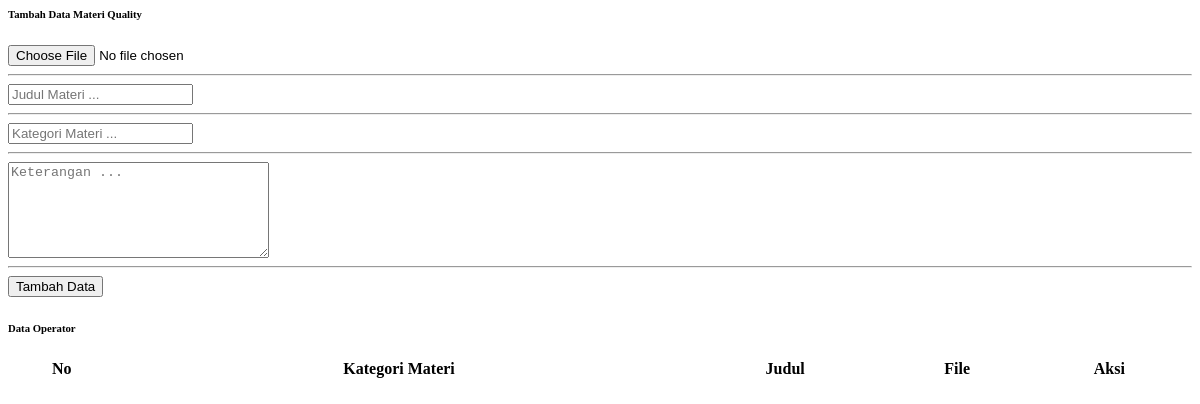
Before: /module/admin/materiTraining/dataMateriQuality.php with the older database file.
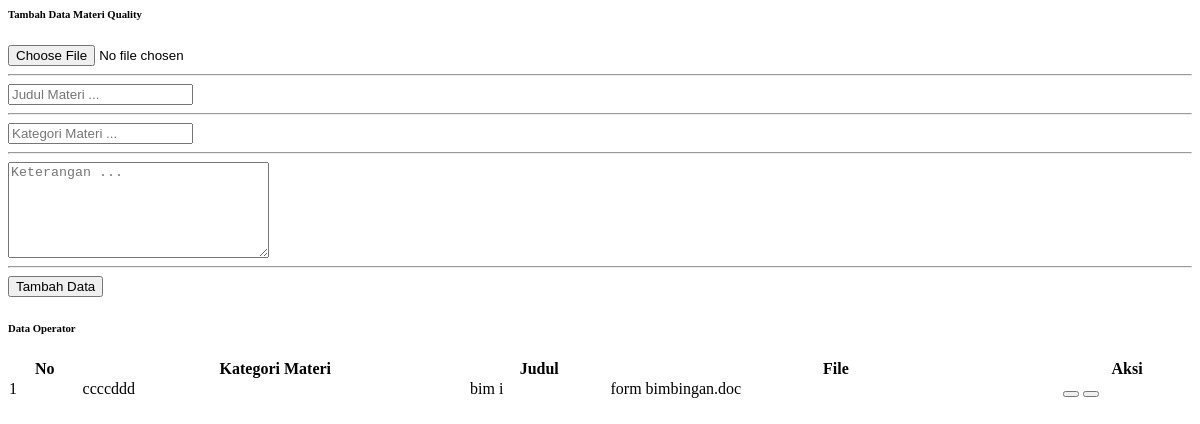
After: the same page with the newer database file.
### tables this page shows
CREATE TABLE `tabel_materi_quality` (
  `id_materi_quality` int(11) NOT NULL,
  `kategori_materi` varchar(100) NOT NULL,
  `judul_materi` varchar(100) NOT NULL,
  `file_materi` text NOT NULL,
  `keterangan` text NOT NULL,
  `tanggal_upload` date NOT NULL
);

### module/admin/materiTraining/dataMateriQuality.php (the view, shortened to what this page needs)
<?php
  include "../process/proses_adminDataMateriQuality.php";
?>
<body>
<div class="container-fluid" id="dataKaryawan">
    <div class="card shadow mb-4">
        <div class="card-header py-3">
            <h6 class="m-0 font-weight-bold text-primary">Tambah Data Materi Quality</h6>
        </div>
        <div class="card-body">
            <form class="user" action="../process/proses_adminDataMateriQuality.php?module=dataMateriQuality&act=tambah" id="formDataMateriAdmin" method="POST" enctype="multipart/form-data">
                <div class="form-group">
                    <input type="file" class="form-control border-0" id="inputGroupFile02" name="fileMateri">
                </div>
                <hr>
                <div class="form-group">
                    <input type="text" class="form-control border-0" id="judulMateri" name="judulMateri" placeholder="Judul Materi ..." style="width=100%" required>
                </div>
                <hr>
                <div class="form-group">
                    <input type="text" class="form-control border-0" id="kategoriMateri" name="kategoriMateri" placeholder="Kategori Materi ..." style="width=100%" required>
                </div>
                <hr>
                <div class="form-group">
                    <textarea id="keteranganMateri" name="keteranganMateri" cols="30" rows="6" placeholder="Keterangan ..." class="form-control border-0"></textarea>
                </div>
                <hr>
                <div class="form-group">
                    <div class="row">
                        <div class="col-6 text-right d-flex justify-content-end ">
                            <button type="submit" class="btn btn-success btn-icon-split" name="tambahDataMateri" onclick="ValidasiTambahDataMateri();">
                                <span class="text">Tambah Data</span>
                            </button>
                        </div>
                    </div>
                </div>
            </form>
        </div>
    </div>
    <div class="card shadow mb-4">
        <div class="card-header py-3">
            <h6 class="m-0 font-weight-bold text-primary">Data Operator</h6>
        </div>
        <div class="card-body">
            <div class="table-responsive">
                <table class="table table-bordered" id="dataTable" width="100%" cellspacing="0">
                    <thead>
                        <tr class="text-center">
                            <th>No</th>
                            <th>Kategori Materi</th>
                            <th>Judul</th>
                            <th>File</th>
                            <th>Aksi</th>
                        </tr>
                    </thead>
                    <tbody>
                    <?php
                        $queryTampilData = "SELECT * FROM tabel_materi_quality;
                            ";
                        $resultTampilData = mysqli_query($con, $queryTampilData);
                        $index = 1;
                        if(mysqli_num_rows($resultTampilData) > 0){
                            while($rowTampilData = mysqli_fetch_assoc($resultTampilData)){
                    ?>
                        <tr class="text-center" id-materi="<?php echo $rowTampilData["id_materi_quality"] ?>">
                            <td ><?php echo $index; ?></td>
                            <td class="kategoriMateri"><?php echo $rowTampilData["kategori_materi"]; ?></td>
                            <td class="judulMateri"><?php echo $rowTampilData["judul_materi"]; ?></td>
                            <td class="fileMateri"><?php echo $rowTampilData["file_materi"]; ?></td>
                            <td>
                                <button type="button" class="btn btn-primary edit-dataMateri-admin" data-toggle="modal" data-target="#editDataOperatorModal" id_userEdit="<?php echo $rowTampilData["id_user"];?>" id_operatorEdit="<?php echo $rowTampilData["id_operator"];?>">
                                </button>
                                <button type="button" class="btn btn-danger hapus-dataMateri-admin" data-toggle="modal" data-target="#hapusDataOperatorModal" id_user="<?php echo $rowTampilData["id_user"];?>" id_operator="<?php echo $rowTampilData["id_operator"];?>">
                                </button>
                            </td>
                        </tr>
                    <?php
                        $index++;
                        }
                    ?>
                    <?php
                    }   else{
                    ?>
                        <!-- <div>
                            <p>Data Operator tidak tersedia</p>
                        </div> -->
                    <?php
                    }
                    ?>
                    </tbody>
                </table>
            </div>
        </div>
    </div>
</div>
</body>

Changed rows visible on the page:
added tabel_materi_quality: kategori_materi "ccccddd", judul_materi "bim i", file_materi "form bimbingan.doc"
